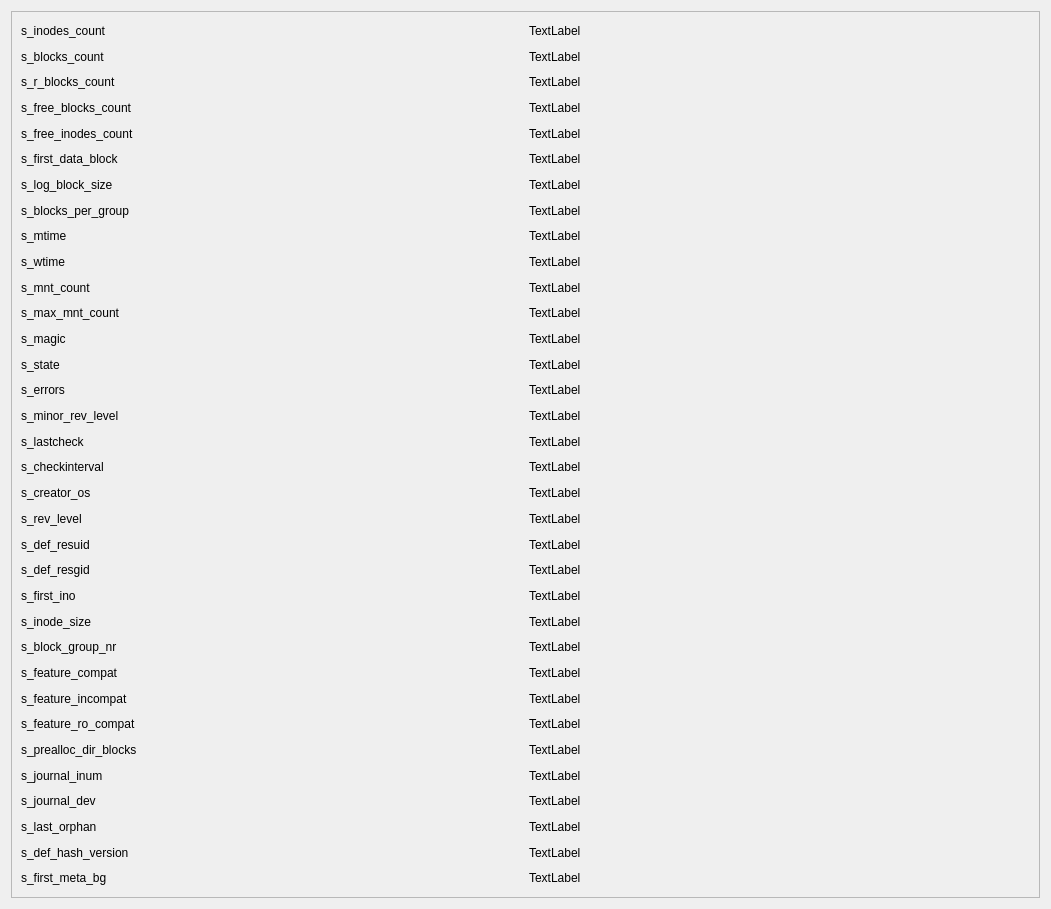
<?xml version="1.0" encoding="UTF-8"?>
<ui version="4.0">
 <class>SuperBlockWindow</class>
 <widget class="QDialog" name="SuperBlockWindow">
  <property name="geometry">
   <rect>
    <x>0</x>
    <y>0</y>
    <width>1051</width>
    <height>909</height>
   </rect>
  </property>
  <property name="windowTitle">
   <string>Dialog</string>
  </property>
  <layout class="QGridLayout" name="gridLayout">
   <item row="0" column="0">
    <widget class="QScrollArea" name="scrollArea">
     <property name="widgetResizable">
      <bool>true</bool>
     </property>
     <widget class="QWidget" name="scrollAreaWidgetContents">
      <property name="geometry">
       <rect>
        <x>0</x>
        <y>0</y>
        <width>1031</width>
        <height>889</height>
       </rect>
      </property>
      <layout class="QGridLayout" name="gridLayout_2">
       <item row="32" column="0">
        <widget class="QLabel" name="label_25">
         <property name="text">
          <string>s_def_hash_version</string>
         </property>
        </widget>
       </item>
       <item row="28" column="0">
        <widget class="QLabel" name="label_31">
         <property name="text">
          <string>s_prealloc_dir_blocks</string>
         </property>
        </widget>
       </item>
       <item row="4" column="1">
        <widget class="QLabel" name="s_free_inodes_count">
         <property name="text">
          <string>TextLabel</string>
         </property>
        </widget>
       </item>
       <item row="33" column="0">
        <widget class="QLabel" name="label_23">
         <property name="text">
          <string>s_first_meta_bg</string>
         </property>
        </widget>
       </item>
       <item row="18" column="1">
        <widget class="QLabel" name="s_creator_os">
         <property name="text">
          <string>TextLabel</string>
         </property>
        </widget>
       </item>
       <item row="1" column="1">
        <widget class="QLabel" name="s_blocks_count">
         <property name="text">
          <string>TextLabel</string>
         </property>
        </widget>
       </item>
       <item row="23" column="1">
        <widget class="QLabel" name="s_inode_size">
         <property name="text">
          <string>TextLabel</string>
         </property>
        </widget>
       </item>
       <item row="17" column="1">
        <widget class="QLabel" name="s_checkinterval">
         <property name="text">
          <string>TextLabel</string>
         </property>
        </widget>
       </item>
       <item row="24" column="1">
        <widget class="QLabel" name="s_block_group_nr">
         <property name="text">
          <string>TextLabel</string>
         </property>
        </widget>
       </item>
       <item row="29" column="1">
        <widget class="QLabel" name="s_journal_inum">
         <property name="text">
          <string>TextLabel</string>
         </property>
        </widget>
       </item>
       <item row="0" column="1">
        <widget class="QLabel" name="s_inodes_count">
         <property name="text">
          <string>TextLabel</string>
         </property>
        </widget>
       </item>
       <item row="24" column="0">
        <widget class="QLabel" name="label_39">
         <property name="text">
          <string>s_block_group_nr</string>
         </property>
        </widget>
       </item>
       <item row="30" column="0">
        <widget class="QLabel" name="label_28">
         <property name="text">
          <string>s_journal_dev</string>
         </property>
        </widget>
       </item>
       <item row="32" column="1">
        <widget class="QLabel" name="s_def_hash_version">
         <property name="text">
          <string>TextLabel</string>
         </property>
        </widget>
       </item>
       <item row="11" column="1">
        <widget class="QLabel" name="s_max_mnt_count">
         <property name="text">
          <string>TextLabel</string>
         </property>
        </widget>
       </item>
       <item row="7" column="1">
        <widget class="QLabel" name="s_blocks_per_group">
         <property name="text">
          <string>TextLabel</string>
         </property>
        </widget>
       </item>
       <item row="1" column="0">
        <widget class="QLabel" name="label_3">
         <property name="text">
          <string>s_blocks_count</string>
         </property>
        </widget>
       </item>
       <item row="17" column="0">
        <widget class="QLabel" name="label_12">
         <property name="text">
          <string>s_checkinterval</string>
         </property>
        </widget>
       </item>
       <item row="8" column="1">
        <widget class="QLabel" name="s_mtime">
         <property name="text">
          <string>TextLabel</string>
         </property>
        </widget>
       </item>
       <item row="15" column="0">
        <widget class="QLabel" name="label_4">
         <property name="text">
          <string>s_minor_rev_level</string>
         </property>
        </widget>
       </item>
       <item row="13" column="0">
        <widget class="QLabel" name="label_19">
         <property name="text">
          <string>s_state</string>
         </property>
        </widget>
       </item>
       <item row="21" column="1">
        <widget class="QLabel" name="s_def_resgid">
         <property name="text">
          <string>TextLabel</string>
         </property>
        </widget>
       </item>
       <item row="10" column="1">
        <widget class="QLabel" name="s_mnt_count">
         <property name="text">
          <string>TextLabel</string>
         </property>
        </widget>
       </item>
       <item row="16" column="1">
        <widget class="QLabel" name="s_lastcheck">
         <property name="text">
          <string>TextLabel</string>
         </property>
        </widget>
       </item>
       <item row="31" column="0">
        <widget class="QLabel" name="label_27">
         <property name="text">
          <string>s_last_orphan</string>
         </property>
        </widget>
       </item>
       <item row="31" column="1">
        <widget class="QLabel" name="s_last_orphan">
         <property name="text">
          <string>TextLabel</string>
         </property>
        </widget>
       </item>
       <item row="26" column="1">
        <widget class="QLabel" name="s_feature_incompat">
         <property name="text">
          <string>TextLabel</string>
         </property>
        </widget>
       </item>
       <item row="20" column="1">
        <widget class="QLabel" name="s_def_resuid">
         <property name="text">
          <string>TextLabel</string>
         </property>
        </widget>
       </item>
       <item row="8" column="0">
        <widget class="QLabel" name="label_14">
         <property name="text">
          <string>s_mtime</string>
         </property>
        </widget>
       </item>
       <item row="5" column="1">
        <widget class="QLabel" name="s_first_data_block">
         <property name="text">
          <string>TextLabel</string>
         </property>
        </widget>
       </item>
       <item row="2" column="0">
        <widget class="QLabel" name="s_r_blocks_count44">
         <property name="text">
          <string>s_r_blocks_count</string>
         </property>
        </widget>
       </item>
       <item row="21" column="0">
        <widget class="QLabel" name="label_42">
         <property name="text">
          <string>s_def_resgid</string>
         </property>
        </widget>
       </item>
       <item row="3" column="0">
        <widget class="QLabel" name="label_5">
         <property name="text">
          <string>s_free_blocks_count</string>
         </property>
        </widget>
       </item>
       <item row="27" column="0">
        <widget class="QLabel" name="label_36">
         <property name="text">
          <string>s_feature_ro_compat</string>
         </property>
        </widget>
       </item>
       <item row="12" column="1">
        <widget class="QLabel" name="s_magic">
         <property name="text">
          <string>TextLabel</string>
         </property>
        </widget>
       </item>
       <item row="18" column="0">
        <widget class="QLabel" name="label_21">
         <property name="text">
          <string>s_creator_os</string>
         </property>
        </widget>
       </item>
       <item row="13" column="1">
        <widget class="QLabel" name="s_state">
         <property name="text">
          <string>TextLabel</string>
         </property>
        </widget>
       </item>
       <item row="19" column="0">
        <widget class="QLabel" name="label_22">
         <property name="text">
          <string>s_rev_level</string>
         </property>
        </widget>
       </item>
       <item row="3" column="1">
        <widget class="QLabel" name="s_free_blocks_count">
         <property name="text">
          <string>TextLabel</string>
         </property>
        </widget>
       </item>
       <item row="14" column="0">
        <widget class="QLabel" name="label_20">
         <property name="text">
          <string>s_errors</string>
         </property>
        </widget>
       </item>
       <item row="14" column="1">
        <widget class="QLabel" name="s_errors">
         <property name="text">
          <string>TextLabel</string>
         </property>
        </widget>
       </item>
       <item row="33" column="1">
        <widget class="QLabel" name="s_first_meta_bg">
         <property name="text">
          <string>TextLabel</string>
         </property>
        </widget>
       </item>
       <item row="9" column="1">
        <widget class="QLabel" name="s_wtime">
         <property name="text">
          <string>TextLabel</string>
         </property>
        </widget>
       </item>
       <item row="10" column="0">
        <widget class="QLabel" name="label">
         <property name="text">
          <string>s_mnt_count</string>
         </property>
        </widget>
       </item>
       <item row="25" column="0">
        <widget class="QLabel" name="label_38">
         <property name="text">
          <string>s_feature_compat</string>
         </property>
        </widget>
       </item>
       <item row="20" column="0">
        <widget class="QLabel" name="label_43">
         <property name="text">
          <string>s_def_resuid</string>
         </property>
        </widget>
       </item>
       <item row="25" column="1">
        <widget class="QLabel" name="s_feature_compat">
         <property name="text">
          <string>TextLabel</string>
         </property>
        </widget>
       </item>
       <item row="7" column="0">
        <widget class="QLabel" name="label_11">
         <property name="text">
          <string>s_blocks_per_group</string>
         </property>
        </widget>
       </item>
       <item row="5" column="0">
        <widget class="QLabel" name="label_7">
         <property name="text">
          <string>s_first_data_block</string>
         </property>
        </widget>
       </item>
       <item row="4" column="0">
        <widget class="QLabel" name="label_6">
         <property name="text">
          <string>s_free_inodes_count</string>
         </property>
        </widget>
       </item>
       <item row="28" column="1">
        <widget class="QLabel" name="s_prealloc_dir_blocks">
         <property name="text">
          <string>TextLabel</string>
         </property>
        </widget>
       </item>
       <item row="6" column="1">
        <widget class="QLabel" name="s_log_block_size">
         <property name="text">
          <string>TextLabel</string>
         </property>
        </widget>
       </item>
       <item row="9" column="0">
        <widget class="QLabel" name="label_15">
         <property name="text">
          <string>s_wtime</string>
         </property>
        </widget>
       </item>
       <item row="16" column="0">
        <widget class="QLabel" name="label_8">
         <property name="text">
          <string>s_lastcheck</string>
         </property>
        </widget>
       </item>
       <item row="29" column="0">
        <widget class="QLabel" name="label_29">
         <property name="text">
          <string>s_journal_inum</string>
         </property>
        </widget>
       </item>
       <item row="22" column="1">
        <widget class="QLabel" name="s_first_ino">
         <property name="text">
          <string>TextLabel</string>
         </property>
        </widget>
       </item>
       <item row="23" column="0">
        <widget class="QLabel" name="label_40">
         <property name="text">
          <string>s_inode_size</string>
         </property>
        </widget>
       </item>
       <item row="26" column="0">
        <widget class="QLabel" name="label_37">
         <property name="text">
          <string>s_feature_incompat</string>
         </property>
        </widget>
       </item>
       <item row="22" column="0">
        <widget class="QLabel" name="label_41">
         <property name="text">
          <string>s_first_ino</string>
         </property>
        </widget>
       </item>
       <item row="0" column="0">
        <widget class="QLabel" name="label_2">
         <property name="text">
          <string>s_inodes_count</string>
         </property>
        </widget>
       </item>
       <item row="11" column="0">
        <widget class="QLabel" name="label_16">
         <property name="text">
          <string>s_max_mnt_count</string>
         </property>
        </widget>
       </item>
       <item row="2" column="1">
        <widget class="QLabel" name="s_r_blocks_count">
         <property name="text">
          <string>TextLabel</string>
         </property>
        </widget>
       </item>
       <item row="27" column="1">
        <widget class="QLabel" name="s_feature_ro_compat">
         <property name="text">
          <string>TextLabel</string>
         </property>
        </widget>
       </item>
       <item row="6" column="0">
        <widget class="QLabel" name="label_9">
         <property name="text">
          <string>s_log_block_size</string>
         </property>
        </widget>
       </item>
       <item row="15" column="1">
        <widget class="QLabel" name="s_minor_rev_level">
         <property name="text">
          <string>TextLabel</string>
         </property>
        </widget>
       </item>
       <item row="12" column="0">
        <widget class="QLabel" name="label_18">
         <property name="text">
          <string>s_magic</string>
         </property>
        </widget>
       </item>
       <item row="30" column="1">
        <widget class="QLabel" name="s_journal_dev">
         <property name="text">
          <string>TextLabel</string>
         </property>
        </widget>
       </item>
       <item row="19" column="1">
        <widget class="QLabel" name="s_rev_level">
         <property name="text">
          <string>TextLabel</string>
         </property>
        </widget>
       </item>
      </layout>
     </widget>
    </widget>
   </item>
  </layout>
 </widget>
 <resources/>
 <connections/>
</ui>
